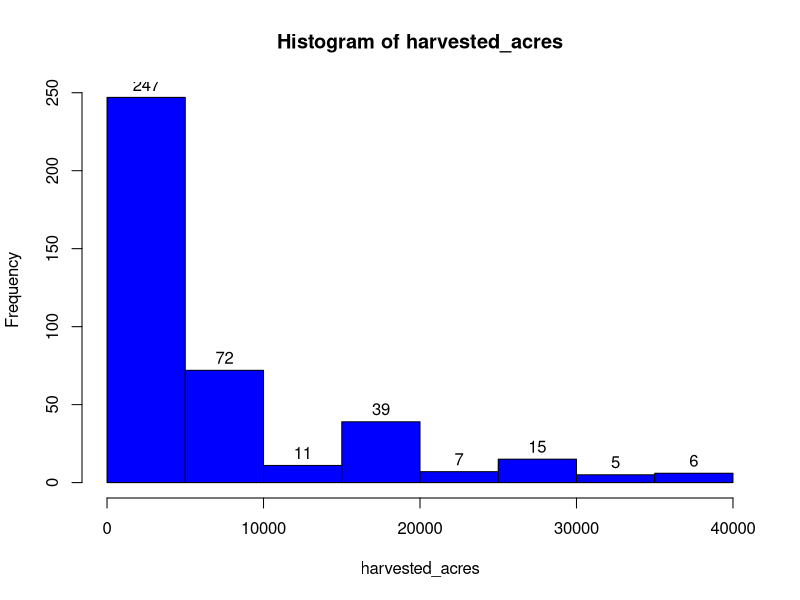
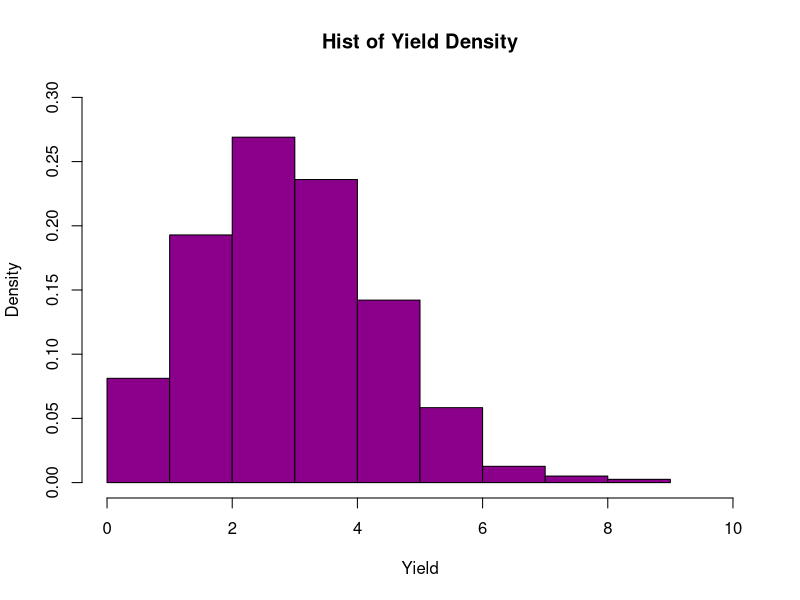
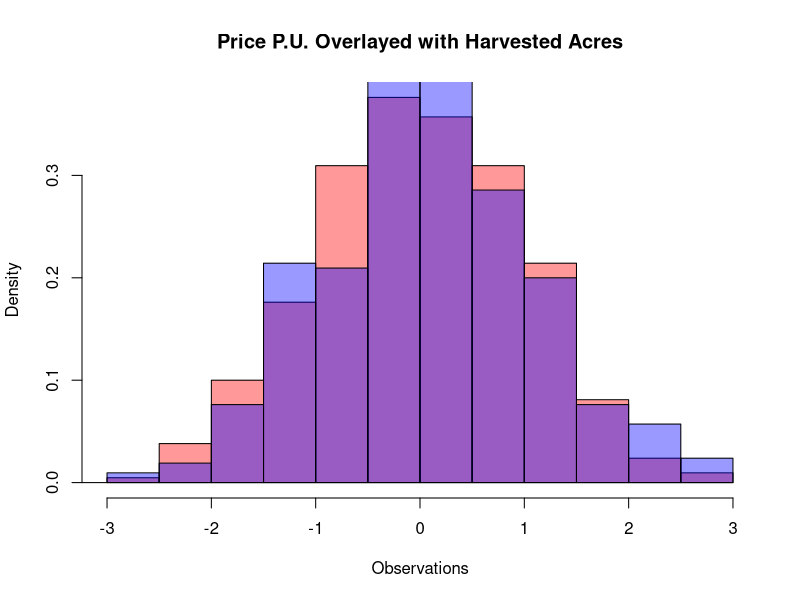
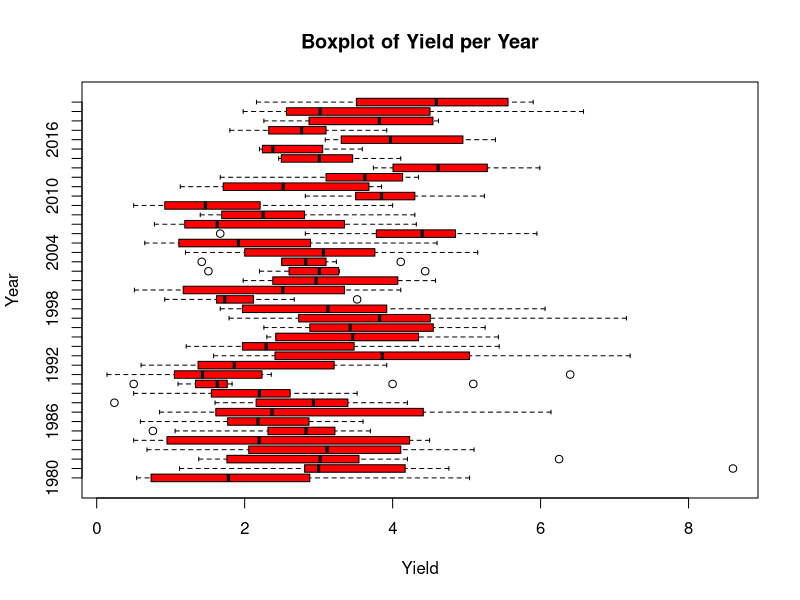
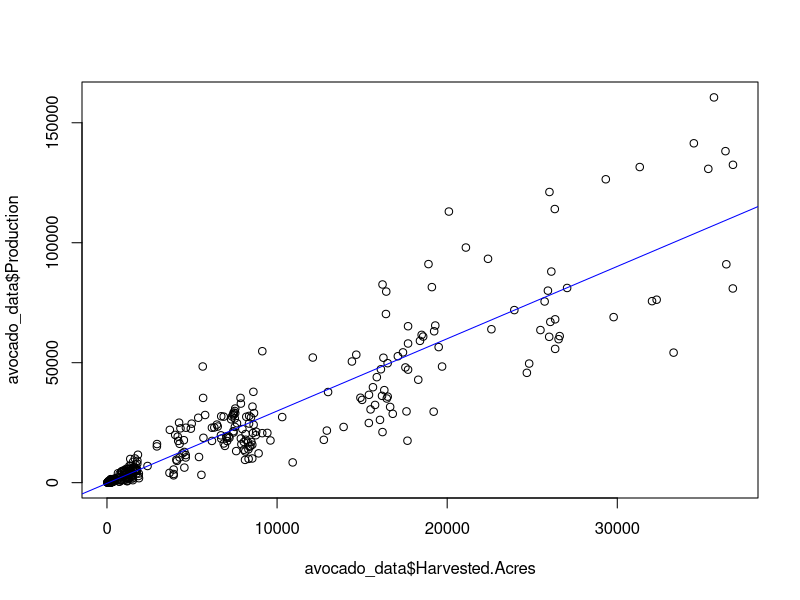

Here is the R script that generated these plots, in order:
## ---- chunk 1
knitr::opts_chunk$set(echo = TRUE)
## ---- chunk 2
raw_data <- read.csv("cali_avocados.csv")
avocado_data <- data.frame(raw_data)
## ---- chunk 3
str(avocado_data)
summary(avocado_data)
## ---- chunk 4
which(is.na(avocado_data))
sum(is.na(avocado_data))
## ---- chunk 5
harvested_acres <- avocado_data$Harvested.Acres
h1 <- hist(harvested_acres, col = "blue")
text(h1$mids, h1$counts, labels = h1$counts, adj = c(0.5, -0.5))


## ---- chunk 6
hist(avocado_data$Yield, ylim = c(0, .3), main = "Hist of Yield Density",
xlab = "Yield", xlim = c(0, 10), 
col = "darkmagenta", freq = FALSE)
## ---- chunk 7
data_1 <- (rnorm(avocado_data$Harvested.Acres))
data_2 <- (rnorm(avocado_data$Price.P.U))
Histogram_1 <- hist( data_1, plot = FALSE)
Histogram_2 <- hist( data_2, plot = FALSE)
plot (Histogram_1, col = rgb(1,0,0,0.4),xlab = 'Observations',freq = FALSE, main = "Price P.U. Overlayed with Harvested Acres")
plot (Histogram_2, xaxt = Year, yaxt = Harvested.Acres,col = rgb(0,0,1,0.4), add = TRUE, freq = FALSE)
## ---- chunk 8
boxplot(Yield ~ Year, data = avocado_data, col = "red",
main = "Boxplot of Yield per Year", xlab = "Yield", ylab =
"Year", horizontal = TRUE)
## ---- chunk 9
price_mean <- mean(avocado_data$Price.P.U, na.rm = TRUE)
print(price_mean)
## ---- chunk 10
harvest_mean <- mean(avocado_data$Harvested.Acres, na.rm = TRUE)
small_harvest <- subset.data.frame(avocado_data, avocado_data$Harvested.Acres < harvest_mean)
small_harvest_price_mean <- mean(small_harvest$Price.P.U, na.rm = TRUE)
print(small_harvest_price_mean)
## ---- chunk 11
large_harvest <- subset.data.frame(avocado_data, avocado_data$Harvested.Acres > harvest_mean)
large_harvest_price_mean <- mean(large_harvest$Price.P.U, na.rm = TRUE)
print(large_harvest_price_mean)
## ---- chunk 12
t.test(x = avocado_data$Price.P.U, mu = small_harvest_price_mean)

t.test(x = avocado_data$Price.P.U, mu = large_harvest_price_mean)
## ---- chunk 13
acres_production_regression <- lm(Production ~ Harvested.Acres,
  data = avocado_data)
summary(acres_production_regression)
## ---- chunk 14
plot(avocado_data$Harvested.Acres, avocado_data$Production)
abline(acres_production_regression, col = "blue")
